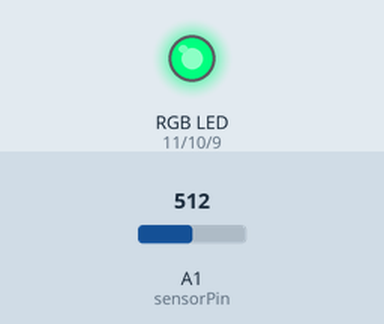
Bench run of a sketch on a simulated Arduino Uno, built with avr-gcc and run on an emulated ATmega328P. On the bench: an RGB LED mixed from three pins (HIGH = lit). Inputs (shaded band) come from the test bench; at power-on: A1 (sensorPin) = 512.

Above: at 1.2 s.
1.3 s: A1 (sensorPin) set to 319
At 2.5 s:
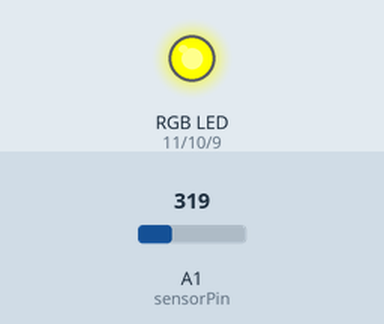
2.8 s: A1 (sensorPin) set to 294
At 3.6 s:
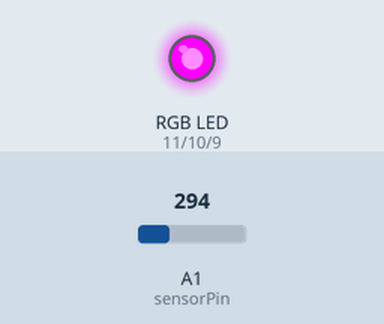
4.3 s: A1 (sensorPin) set to 40
At 5.1 s:
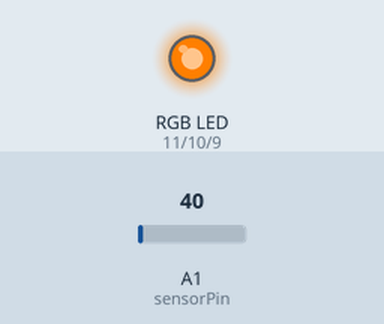
5.8 s: A1 (sensorPin) set to 34
At 7.0 s:
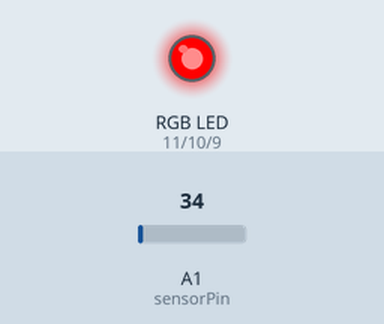
7.3 s: A1 (sensorPin) set to 900
At 8.5 s:
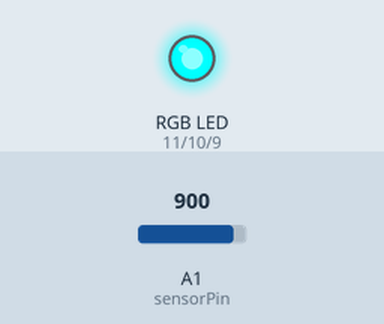
8.9 s: A1 (sensorPin) set to 306
At 10.7 s:
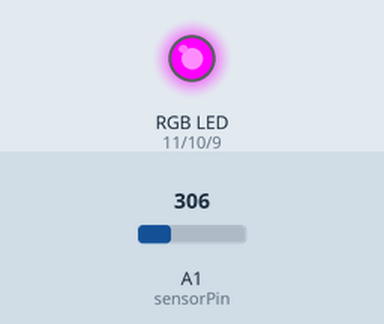
Timing chart, 0 to 11.4 s (numbered marks = the images above; inputs shaded):
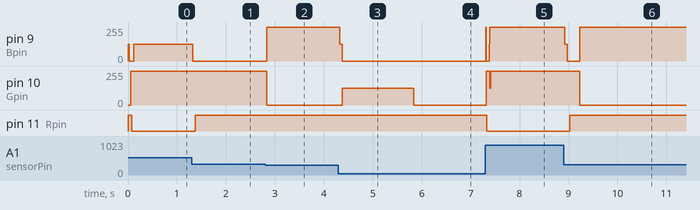

Measured:
- the behaviour switches between 308 and 307 on A1 (sensorPin) (found by bisection; images 1 and 2)
- the behaviour switches between 37 and 36 on A1 (sensorPin) (found by bisection; images 3 and 4)
- after the input at 1.3 s, pin 9 (Bpin): 127/255 → 0/255 at once; pin 11 (Rpin): LOW → HIGH after 0.08 s
- after the input at 2.8 s, pin 9 (Bpin): 0/255 → 255/255 at once; pin 10 (Gpin): 255/255 → 0/255 at once
- after the input at 4.3 s, pin 9 (Bpin): 255/255 → 0/255 at once; pin 10 (Gpin): 0/255 → 127/255 after 0.08 s
- after the input at 5.8 s, pin 10 (Gpin): 127/255 → 0/255 at once
- after the input at 7.3 s, pin 9 (Bpin), pin 10 (Gpin): 0/255 → 255/255 at once; pin 11 (Rpin): HIGH → LOW at once
- after the input at 8.9 s, pin 9 (Bpin): 255/255 → 0/255 at once, → 255/255 0.31 s later; pin 10 (Gpin): 255/255 → 0/255 after 0.33 s; pin 11 (Rpin): LOW → HIGH after 0.13 s

The sketch:

BrainSmash_AcousticControlForRGBLEDStrips_6_2019.ino
```cpp
/**********************************
* ******** BRAIN SMASH ********
* ****** AUTHOR: DAEDALUS   7/2019 ******
* **** Visit us at: Youtube.com/BrainSmash ****
* ** Github.com/BrainSmash **
* You may use or modify this code for any and all of your projects whitout any restrictions
* If you use any fragment of this code we will be happy if you could drop us a message ;)
* Brain Smash nor the Author are hold responsible for any misuse partially or complete of this code
*/
#define Rpin 11
#define Gpin 10
#define Bpin 9
#define delayLEDS 3
#define sensorPin A1

float sensorValue = 0, filteredSignal = 0,
    filteredSignalValues[] = {5.0, 3.7, 3.5, 2.2, 1.8, 1.5, 1.0, 0.5, 0.18, 0.15};   //tle nastavš nivoje

void setup () {

  //Serial.begin (9600); //izklop pisanja da boljš dela
}

void loop () {

  MainFunction();
}

void MainFunction() {

  sensorValue = (float) analogRead(sensorPin) * (5.0 / 1024.0);

  FilterSignal(sensorValue);

  //Serial.print(sensorValue);
  //Serial.print(" ");
 // Serial.println(filteredSignal);

  CompareSignalFiltered(filteredSignal);
}

void FilterSignal(float sensorSignal) {

  filteredSignal = (0.945 * filteredSignal) + (0.0549 * sensorSignal);
}

void CompareSignalFiltered(float filteredSignal) {

  if (filteredSignal > filteredSignalValues[0]) {
    RGBColor(0, 0, 255);
   // Serial.println("Blue");
  } else if (filteredSignal <= filteredSignalValues[0] && filteredSignal > filteredSignalValues[1]) {
 //   Serial.println("Azure");
    RGBColor(0, 255, 255);
  } else if (filteredSignal <= filteredSignalValues[1] && filteredSignal > filteredSignalValues[2]) {
    RGBColor(0, 127, 255);
 //   Serial.println("Cyan");
  } else if (filteredSignal <= filteredSignalValues[2] && filteredSignal > filteredSignalValues[3]) {
    RGBColor(0, 255, 127);
  //  Serial.println("Aqua marine");
  } else if (filteredSignal <= filteredSignalValues[3] && filteredSignal > filteredSignalValues[4]) {
    RGBColor(0, 255, 0);
  //  Serial.println("Green");
  } else if (filteredSignal <= filteredSignalValues[4] && filteredSignal > filteredSignalValues[5]) {
    RGBColor(255, 255, 0);
   // Serial.println("Yellow");
  } else if (filteredSignal <= filteredSignalValues[5] && filteredSignal > filteredSignalValues[6]) {
    RGBColor(255, 0, 255);
  //  Serial.println("Magenta");
  } else if (filteredSignal <= filteredSignalValues[6] && filteredSignal > filteredSignalValues[7]) {
    RGBColor(255, 0, 127);
  //  Serial.println("Rose");
  } else if (filteredSignal <= filteredSignalValues[7] && filteredSignal > filteredSignalValues[8]) {
    RGBColor(255, 127, 0);
   // Serial.println("Orange");
  } else if (filteredSignal <= filteredSignalValues[8] && filteredSignal > filteredSignalValues[9]) {
    RGBColor(255, 0, 0);
   // Serial.println("Red");
  } else {
    RGBColor(0, 0, 255);
   // Serial.println("Default: Blue");
  }
}

void RGBColor(int Rcolor, int Gcolor, int Bcolor) {

  analogWrite(Rpin, Rcolor);
  analogWrite(Gpin, Gcolor);
  analogWrite(Bpin, Bcolor);

  delay(delayLEDS);
}
```
